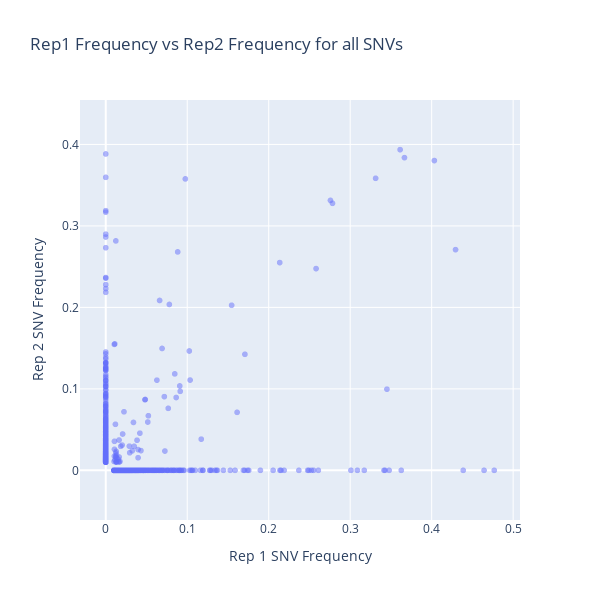

The notebook cell this image was saved under:
### Code cell
import plotly.express as px

# Scatter plot of rep1_freq vs rep2_freq
fig = px.scatter(vars, 
                 x="Frequency_1", 
                 y="Frequency_2", 
                 title="Rep1 Frequency vs Rep2 Frequency for all SNVs",
                 labels={"Frequency_1": "Rep 1 SNV Frequency", "Frequency_2": "Rep 2 SNV Frequency"},
                 opacity=0.5)

fig.update_layout(
    width=600,  # Set width
    height=600,  # Set height (same as width for square shape)
    xaxis=dict(scaleanchor="y")  # Ensures 1:1 aspect ratio
)

# Show the plot
fig.show()

### Figure 1 — Plotly figure (JSON) as saved in the notebook; plotly's stock layout.template omitted (floating-point values rounded to 4 significant figures; data arrays with more than 128 entries replaced by an {"elided": "..."} marker saying what was removed)
{"data": [{"hovertemplate": "Rep 1 SNV Frequency=%{x}<br>Rep 2 SNV Frequency=%{y}<extra></extra>", "legendgroup": "", "marker": {"color": "#636efa", "opacity": 0.5, "symbol": "circle"}, "mode": "markers", "name": "", "showlegend": false, "type": "scattergl", "x": {"elided": "2091 float values"}, "xaxis": "x", "y": {"elided": "2091 float values"}, "yaxis": "y"}], "layout": {"height": 600, "legend": {"tracegroupgap": 0}, "title": {"text": "Rep1 Frequency vs Rep2 Frequency for all SNVs"}, "width": 600, "xaxis": {"anchor": "y", "domain": [0, 1], "scaleanchor": "y", "title": {"text": "Rep 1 SNV Frequency"}}, "yaxis": {"anchor": "x", "domain": [0, 1], "title": {"text": "Rep 2 SNV Frequency"}}}}
